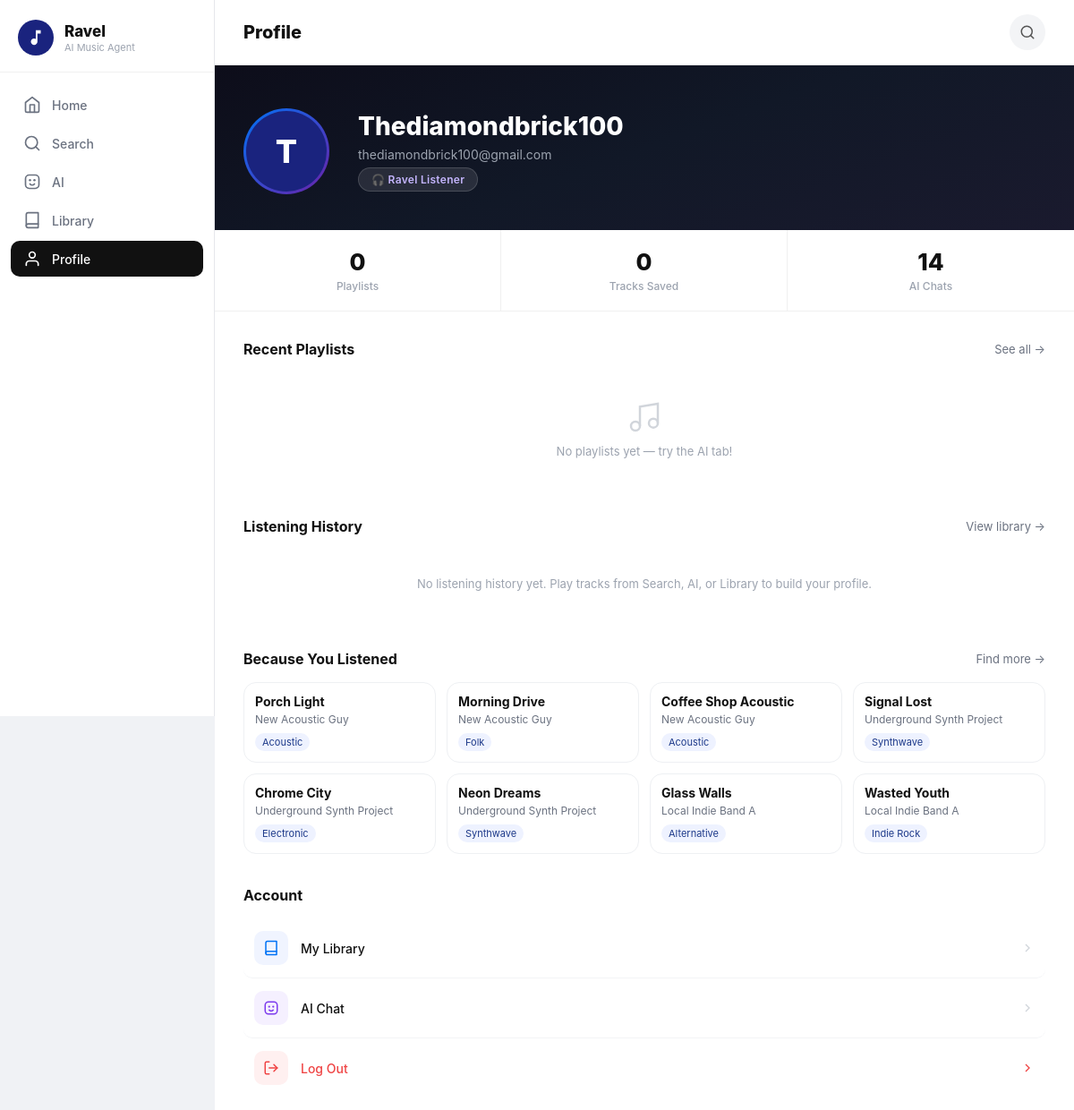
Page /profile (signed in) on the committed database.
### tables this page shows
CREATE TABLE User (
        UserID INTEGER PRIMARY KEY AUTOINCREMENT,
        Email TEXT UNIQUE NOT NULL,
        Password TEXT NOT NULL,
        UserType TEXT
    );

CREATE TABLE Track (
        TrackID INTEGER PRIMARY KEY AUTOINCREMENT,
        ArtistID INTEGER,
        Title TEXT NOT NULL,
        Genre TEXT,
        PlayCount INTEGER,
        FOREIGN KEY (ArtistID) REFERENCES Artist(ArtistID)
    );

CREATE TABLE Artist (
        ArtistID INTEGER PRIMARY KEY AUTOINCREMENT,
        Name TEXT NOT NULL,
        StreamCount INTEGER,
        IsUnderrepresented BOOLEAN
    );

### app.py (the view, shortened to what this page needs)
@app.route('/profile')
def profile():
    if 'user_id' not in session:
        return redirect(url_for('login'))
    conn = get_db_connection()
    user = conn.execute('SELECT * FROM User WHERE UserID = ?', (session['user_id'],)).fetchone()
    playlists_data = conn.execute(
        'SELECT * FROM Playlist WHERE UserID = ? ORDER BY DateCreated DESC',
        (session['user_id'],)
    ).fetchall()
    ai_count = conn.execute(
        'SELECT COUNT(*) as cnt FROM AI_Interaction WHERE UserID = ?',
        (session['user_id'],)
    ).fetchone()['cnt']
    recent_listens_rows = conn.execute('''
        SELECT Track.TrackID as track_id, Track.Title as title, Track.Genre as genre,
               Artist.Name as artist, ListenHistory.ListenedAt as listened_at
        FROM ListenHistory
        JOIN Track ON ListenHistory.TrackID = Track.TrackID
        JOIN Artist ON Track.ArtistID = Artist.ArtistID
        WHERE ListenHistory.UserID = ?
        ORDER BY ListenHistory.ListenedAt DESC
        LIMIT 12
    ''', (session['user_id'],)).fetchall()
    top_genres_rows = conn.execute('''
        SELECT Genre, COUNT(*) as cnt
        FROM ListenHistory
        WHERE UserID = ? AND Genre != ''
        GROUP BY Genre
        ORDER BY cnt DESC
        LIMIT 3
    ''', (session['user_id'],)).fetchall()
    top_genres = [r['Genre'] for r in top_genres_rows]
    suggestions_rows = []
    if not suggestions_rows:
        suggestions_rows = conn.execute('''
            SELECT Track.TrackID as track_id, Track.Title as title, Track.Genre as genre,
                   Artist.Name as artist, Artist.IsUnderrepresented as underrep,
                   Artist.StreamCount as stream_count
            FROM Track
            JOIN Artist ON Track.ArtistID = Artist.ArtistID
            ORDER BY Artist.IsUnderrepresented DESC, Artist.StreamCount ASC, Track.PlayCount ASC
            LIMIT 8
        ''').fetchall()
    playlists = []
    total_tracks = 0
    notifications = build_user_notifications(conn, session['user_id'])
    conn.close()
    username = user['Email'].split('@')[0].capitalize() if user else 'User'
    email = user['Email'] if user else ''
    user_type = user['UserType'] if user else 'Listener'
    return render_template('profile.html',
        username=username,
        email=email,
        playlist_count=len(playlists),
        total_tracks=total_tracks,
        ai_count=ai_count,
        playlists=playlists,
        user_type=user_type,
        recent_listens=[dict(r) for r in recent_listens_rows],
        suggestions=[dict(r) for r in suggestions_rows],
        top_genres=top_genres,
        notifications=notifications
    )

### app.py (called while the page is built)
def get_db_connection():
    conn = sqlite3.connect('ravel_database.db')
    conn.row_factory = sqlite3.Row
    return conn

def build_user_notifications(conn, user_id):
    rows = conn.execute('''
        SELECT NotificationID, Message, IsRead, CreatedAt
        FROM Notification
        WHERE UserID = ?
        ORDER BY CreatedAt DESC, NotificationID DESC
        LIMIT 5
    ''', (user_id,)).fetchall()
    return [
        {
            'id': row['NotificationID'],
            'text': row['Message'],
            'time': _fmt_relative_time(row['CreatedAt']),
            'read': bool(row['IsRead'])
        }
        for row in rows
    ]

### templates/profile.html (shortened to what this page needs)
﻿<!DOCTYPE html>
<html lang="en">
<head>
</head>
<body>
<div class="sidebar">
    <div class="sidebar-logo">
        <div class="logo-circle">
            <svg width="22" height="22" viewBox="0 0 24 24" fill="white"><path d="M12 3v10.55c-.59-.34-1.27-.55-2-.55-2.21 0-4 1.79-4 4s1.79 4 4 4 4-1.79 4-4V7h4V3h-6z"/></svg>
        </div>
        <div class="sidebar-brand"><h2>Ravel</h2><p>AI Music Agent</p></div>
    </div>
    <nav class="sidebar-nav">
        <a href="/dashboard" class="nav-link">
            <svg viewBox="0 0 24 24" fill="none" stroke="currentColor" stroke-width="2" stroke-linecap="round" stroke-linejoin="round"><path d="M3 9l9-7 9 7v11a2 2 0 0 1-2 2H5a2 2 0 0 1-2-2z"/><polyline points="9 22 9 12 15 12 15 22"/></svg>Home
        </a>
        <a href="/search" class="nav-link">
            <svg viewBox="0 0 24 24" fill="none" stroke="currentColor" stroke-width="2" stroke-linecap="round" stroke-linejoin="round"><circle cx="11" cy="11" r="8"/><line x1="21" y1="21" x2="16.65" y2="16.65"/></svg>Search
        </a>
        <a href="/ai" class="nav-link">
            AI
        </a>
        <a href="/library" class="nav-link">
            <svg viewBox="0 0 24 24" fill="none" stroke="currentColor" stroke-width="2" stroke-linecap="round" stroke-linejoin="round"><path d="M4 19.5A2.5 2.5 0 0 1 6.5 17H20"/><path d="M6.5 2H20v20H6.5A2.5 2.5 0 0 1 4 19.5v-15A2.5 2.5 0 0 1 6.5 2z"/></svg>Library
        </a>
        <a href="/profile" class="nav-link active">
            <svg viewBox="0 0 24 24" fill="none" stroke="currentColor" stroke-width="2" stroke-linecap="round" stroke-linejoin="round"><path d="M20 21v-2a4 4 0 0 0-4-4H8a4 4 0 0 0-4 4v2"/><circle cx="12" cy="7" r="4"/></svg>Profile
        </a>
    </nav>
</div>
<div class="main-content">
    <div class="top-bar">
        <span class="top-bar-title">Profile</span>
        <div class="top-bar-right">
            <button class="icon-btn" onclick="window.location.href='/search'" aria-label="Search">
                <svg width="18" height="18" viewBox="0 0 24 24" fill="none" stroke="#555" stroke-width="2" stroke-linecap="round" stroke-linejoin="round"><circle cx="11" cy="11" r="8"/><line x1="21" y1="21" x2="16.65" y2="16.65"/></svg>
            </button>
        </div>
    </div>
    <div class="hero">
        <div class="avatar-ring">
            <div class="avatar-inner">{{ username[0] | upper }}</div>
        </div>
        <div class="hero-info">
            <div class="hero-name">{{ username }}</div>
            <div class="hero-email">{{ email }}</div>
            <div class="hero-badge">{% if user_type == 'Musician' %}🎸 Musician{% else %}🎧 Ravel Listener{% endif %}</div>
        </div>
    </div>
    <div class="stats-row">
        <div class="stat-cell"><span class="stat-value">{{ playlist_count }}</span><span class="stat-label">Playlists</span></div>
        <div class="stat-cell"><span class="stat-value">{{ total_tracks }}</span><span class="stat-label">Tracks Saved</span></div>
        <div class="stat-cell"><span class="stat-value">{{ ai_count }}</span><span class="stat-label">AI Chats</span></div>
    </div>
    <div class="content-area">
        <div class="section">
            <div class="section-header">
                <span class="section-title">Recent Playlists</span>
                <a class="see-all" href="/library">See all &rarr;</a>
            </div>
            {% if playlists %}
            <div class="playlist-list">
                {% for pl in playlists[:4] %}
                <div class="playlist-row" onclick="window.location.href='/library'">
                    <div class="pl-thumb" style="background:linear-gradient(160deg,
                        {% if loop.index % 5 == 1 %}#0d0019 0%,#2d0050 50%,#6b21a8 100%
                        {% elif loop.index % 5 == 2 %}#0c1a2e 0%,#1e3a5f 50%,#4a8fc1 100%
                        {% elif loop.index % 5 == 3 %}#1a1810 0%,#2e2416 50%,#3a2e1c 100%
                        {% elif loop.index % 5 == 4 %}#0f0f0f 0%,#1c1c1c 50%,#2a2219 100%
                        {% else %}#1a1a2e 0%,#16213e 50%,#0f3460 100%{% endif %});"></div>
                    <div class="pl-info">
                        <div class="pl-title">{{ pl.title }}</div>
                        <div class="pl-meta">{{ pl.track_count }} tracks &middot; {{ pl.date }}</div>
                    </div>
                    <button class="pl-more" aria-label="More">
                        <svg width="16" height="16" viewBox="0 0 24 24" fill="currentColor"><circle cx="12" cy="5" r="1.5"/><circle cx="12" cy="12" r="1.5"/><circle cx="12" cy="19" r="1.5"/></svg>
                    </button>
                </div>
                {% endfor %}
            </div>
            {% else %}
            <div class="empty-playlists">
                <svg width="40" height="40" viewBox="0 0 24 24" fill="none" stroke="#d1d5db" stroke-width="1.5" style="display:block;margin:0 auto 10px;"><path d="M9 18V5l12-2v13"/><circle cx="6" cy="18" r="3"/><circle cx="18" cy="16" r="3"/></svg>
                No playlists yet &mdash; try the AI tab!
            </div>
            {% endif %}
        </div>
        <div class="section">
            <div class="section-header">
                <span class="section-title">Listening History</span>
                <a class="see-all" href="/library">View library &rarr;</a>
            </div>
            {% if recent_listens %}
            <div class="history-list">
                {% for item in recent_listens[:8] %}
                <div class="history-row">
                    <div class="history-dot">♪</div>
                    <div class="history-info">
                        <div class="history-title">{{ item.title }}</div>
                        <div class="history-meta">{{ item.artist }} &middot; {{ item.genre or 'Unknown genre' }} &middot; {{ item.listened_at[:16] if item.listened_at else '' }}</div>
                    </div>
                </div>
                {% endfor %}
            </div>
            {% else %}
            <div class="empty-playlists">No listening history yet. Play tracks from Search, AI, or Library to build your profile.</div>
            {% endif %}
        </div>
        <div class="section">
            <div class="section-header">
                <span class="section-title">Because You Listened{% if top_genres %}: {{ top_genres | join(', ') }}{% endif %}</span>
                <a class="see-all" href="/search">Find more &rarr;</a>
            </div>
            {% if suggestions %}
            <div class="sugg-grid">
                {% for s in suggestions[:8] %}
                <div class="sugg-card js-sugg-card" data-track-id="{{ s.track_id }}" data-title="{{ s.title | e }}" data-artist="{{ s.artist | e }}" data-genre="{{ (s.genre or '') | e }}">
                    <div class="sugg-title">{{ s.title }}</div>
                    <div class="sugg-meta">{{ s.artist }}</div>
                    <span class="genre-chip">{{ s.genre or 'Unknown' }}</span>
                </div>
                {% endfor %}
            </div>
            {% else %}
            <div class="empty-playlists">No track suggestions yet. Start listening to get personalized recommendations.</div>
            {% endif %}
        </div>
        <div class="section">
            <div class="section-header"><span class="section-title">Account</span></div>
            <div class="actions-list">
                <div class="action-row" onclick="window.location.href='/library'">
                    <div class="action-icon" style="background:#f0f4ff;">
                        <svg width="18" height="18" viewBox="0 0 24 24" fill="none" stroke="#0072f5" stroke-width="2" stroke-linecap="round" stroke-linejoin="round"><path d="M4 19.5A2.5 2.5 0 0 1 6.5 17H20"/><path d="M6.5 2H20v20H6.5A2.5 2.5 0 0 1 4 19.5v-15A2.5 2.5 0 0 1 6.5 2z"/></svg>
                    </div>
                    <span class="action-label">My Library</span>
                    <svg class="action-chevron" width="16" height="16" viewBox="0 0 24 24" fill="none" stroke="currentColor" stroke-width="2"><polyline points="9 18 15 12 9 6"/></svg>
                </div>
                <div class="action-row" onclick="window.location.href='/ai'">
                    <div class="action-icon" style="background:#f5f0ff;">
                    </div>
                    <span class="action-label">AI Chat</span>
                    <svg class="action-chevron" width="16" height="16" viewBox="0 0 24 24" fill="none" stroke="currentColor" stroke-width="2"><polyline points="9 18 15 12 9 6"/></svg>
                </div>
                <div class="action-row" onclick="window.location.href='/logout'">
                    <div class="action-icon" style="background:#fff0f0;">
                        <svg width="18" height="18" viewBox="0 0 24 24" fill="none" stroke="#ef4444" stroke-width="2" stroke-linecap="round" stroke-linejoin="round"><path d="M9 21H5a2 2 0 0 1-2-2V5a2 2 0 0 1 2-2h4"/><polyline points="16 17 21 12 16 7"/><line x1="21" y1="12" x2="9" y2="12"/></svg>
                    </div>
                    <span class="action-label danger">Log Out</span>
                    <svg class="action-chevron" width="16" height="16" viewBox="0 0 24 24" fill="none" stroke="#ef4444" stroke-width="2"><polyline points="9 18 15 12 9 6"/></svg>
                </div>
            </div>
        </div>
    </div>
</div>
</body>
</html>

### rows in the picture
User: Email "thediamondbrick100@gmail.com"
Track: title "Porch Light", artist "New Acoustic Guy", Genre "Acoustic"
Track: title "Morning Drive", artist "New Acoustic Guy", Genre "Folk"
Track: title "Coffee Shop Acoustic", artist "New Acoustic Guy", Genre "Acoustic"
Track: title "Signal Lost", artist "Underground Synth Project", Genre "Synthwave"
Track: title "Chrome City", artist "Underground Synth Project", Genre "Electronic"
Track: title "Neon Dreams", artist "Underground Synth Project", Genre "Synthwave"
Track: title "Glass Walls", artist "Local Indie Band A", Genre "Alternative"
Track: title "Wasted Youth", artist "Local Indie Band A", Genre "Indie Rock"

### other values in the picture
{{ username[0] | upper }} "T"
{{ username }} "Thediamondbrick100"
{{ playlist_count }} "0"
{{ total_tracks }} "0"
{{ ai_count }} "14"
